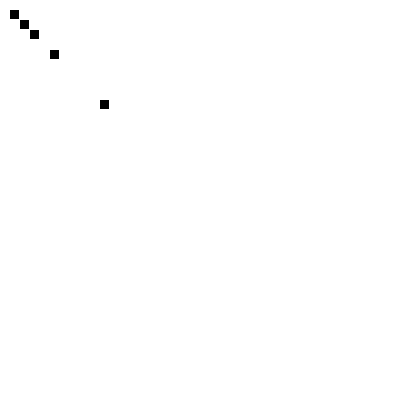
Frame 1 (no input)
Frame 60 (the mouse pressed at the canvas centre just before this capture): identical to frame 1, image omitted
Frame 120 (the mouse held since frame 60 and released just before this capture): identical to frame 1, image omitted

The Processing sketch that drew this single still picture (run headless with seeded random() and noise(); from frame 60 on, the mouse is pressed at the canvas centre):

// Processing sketch: array_03
// ── array_03.pde
int [] xpositions ={10,20,50,100,30};//deklarieren und init
int [] ypositions ={10,20,50,100,30};//deklarieren und init

void setup() {
  size(400, 400);

}

void draw() {
  background(255);
  fill(0);
  // Durchs array loopen
  for (int i = 0; i < xpositions.length; i++) {
    rect(xpositions[i], ypositions[i], 8,8);
  }
}
